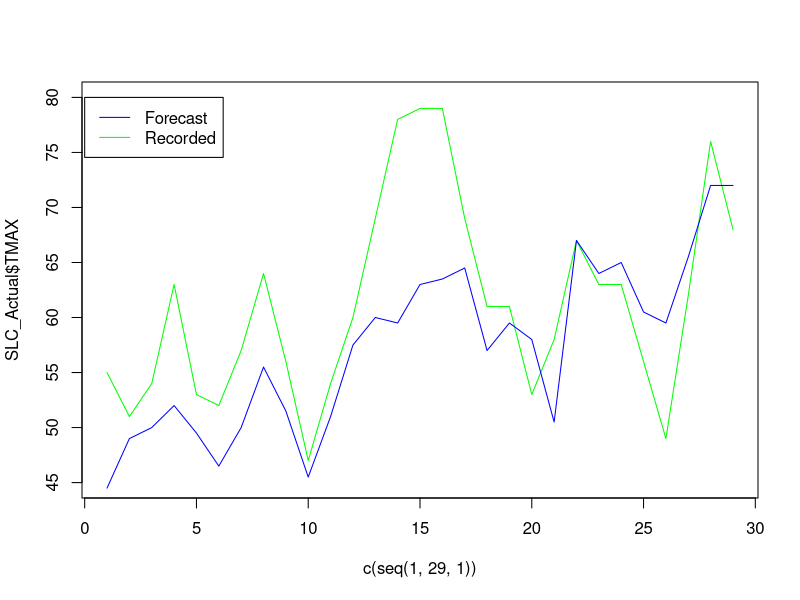
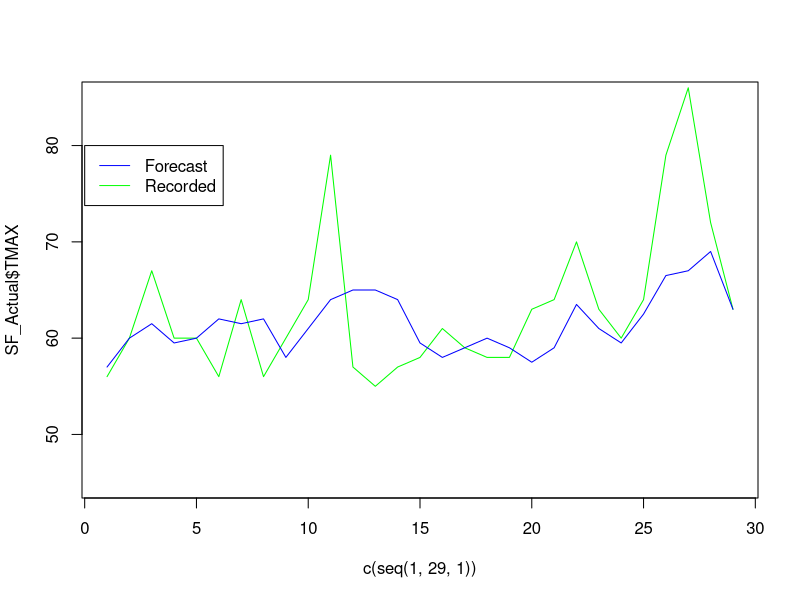
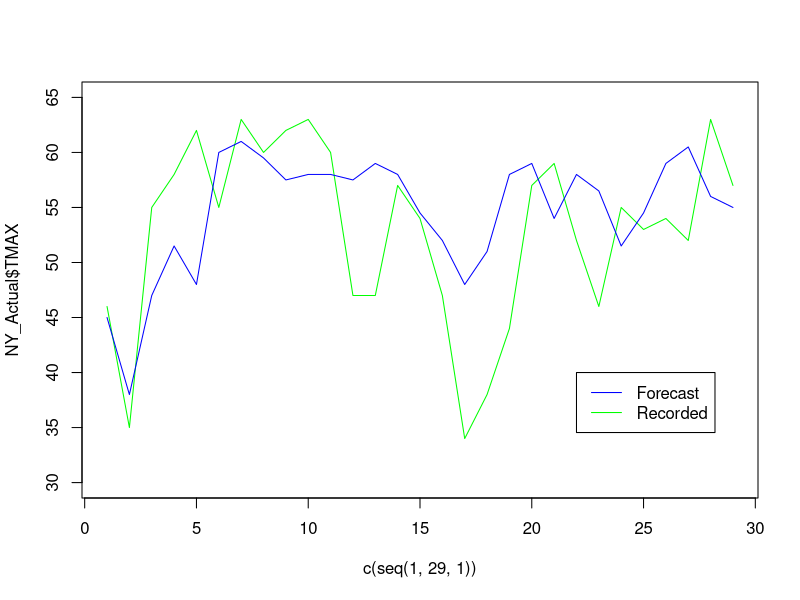
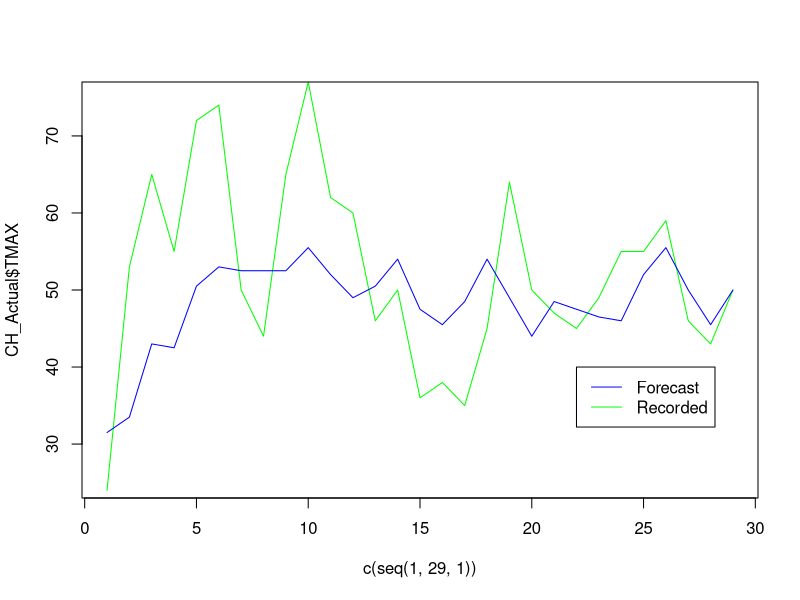
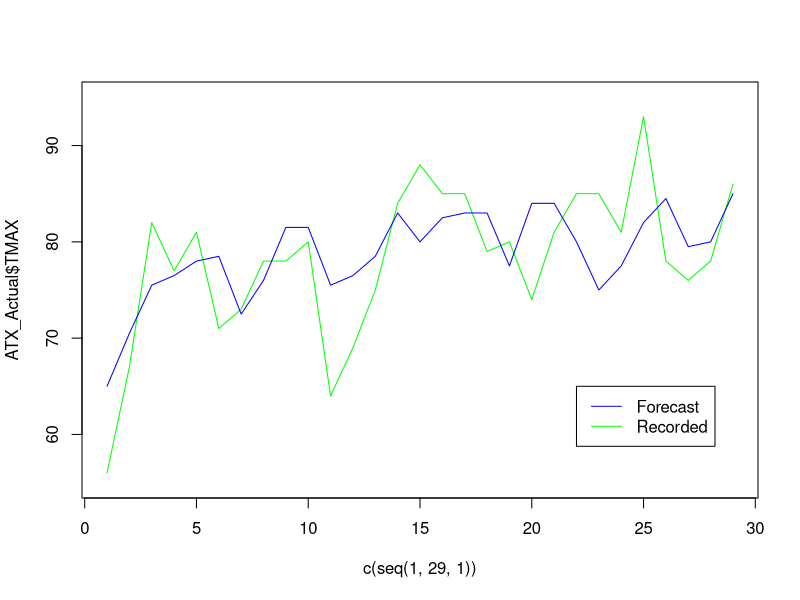

R code for these plots, in order:
## ---- chunk 1
knitr::opts_chunk$set(echo = TRUE)
#Forecasts
SLC_Forecast <- read.csv("forecast_data/SLC_forecast.csv")
KSL_Forecast <- read.csv("forecast_data/KSL_forecast.csv")
NY_Forecast <- read.csv("forecast_data/NY_forecast.csv")
CHI_Forecast <- read.csv("forecast_data/CHI_forecast.csv")
ATX_Forecast <- read.csv("forecast_data/ATX_forecast.csv")
SF_Forecast <- read.csv("forecast_data/SF_forecast.csv")
#Actual temperatures
SLC_Actual <- read.csv("actualTemp_data/SLC_ActualTemp.csv")
NY_Actual <- read.csv("actualTemp_data/NY_ActualTemp.csv")
CH_Actual <- read.csv("actualTemp_data/CH_ActualTemp.csv")
ATX_Actual <- read.csv("actualTemp_data/ATX_ActualTemp.csv")
SF_Actual <- read.csv("actualTemp_data/SF_ActualTemp.csv")
## ---- chunk 2
head(KSL_Forecast)
## ---- chunk 3
KSL_hi_forecast <- KSL_Forecast$X14[c(seq(1,57,2))]
KSL_hi_forecast_diff <- SLC_Actual$TMAX - KSL_hi_forecast
KSL_lo_forecast <- KSL_Forecast$X14[c(seq(2,58,2))]
KSL_lo_forecast_diff <- SLC_Actual$TMIN - KSL_lo_forecast
SLC_hi_forecast <- SLC_Forecast$X14[c(seq(1,57,2))]
SLC_hi_forecast_diff <- SLC_Actual$TMAX - SLC_hi_forecast
SLC_lo_forecast <- SLC_Forecast$X14[c(seq(2,58,2))]
SLC_lo_forecast_diff <- SLC_Actual$TMIN - SLC_lo_forecast
## ---- chunk 4
t.test(KSL_hi_forecast_diff, conf.level = 0.95)
## ---- chunk 5
t.test(KSL_lo_forecast_diff, conf.level = 0.95)
## ---- chunk 6
t.test(SLC_hi_forecast_diff, conf.level = 0.95)
## ---- chunk 7
t.test(SLC_lo_forecast_diff, conf.level = 0.95)
## ---- chunk 8
SLC_forecastMean <- (SLC_Forecast$X20[c(seq(1,57,2))]+SLC_Forecast$X19[c(seq(1,57,2))])/2
plot(c(seq(1,29,1)), SLC_Actual$TMAX, type = "l", col = "green", ylim = c(45,80))
lines(c(seq(1,29,1)), SLC_forecastMean, type = "l", col = "blue")
legend(0,80, legend=c('Forecast', 'Recorded'),col=c('blue', 'green'), lty = 1)
## ---- chunk 9
t.test(SLC_Actual$TMAX, SLC_forecastMean, conf.level = .95)
## ---- chunk 10
SF_forecastMean <- (SF_Forecast$X20[c(seq(1,57,2))]+SF_Forecast$X19[c(seq(1,57,2))])/2
plot(c(seq(1,29,1)), SF_Actual$TMAX, type = "l", col = "green", ylim = c(45,85))
lines(c(seq(1,29,1)), SF_forecastMean, type = "l", col = "blue")
legend(0,80, legend=c('Forecast', 'Recorded'),col=c('blue', 'green'), lty = 1)
## ---- chunk 11
t.test(SF_Actual$TMAX, SF_forecastMean, conf.level = .95)
## ---- chunk 12
NY_forecastMean <- (NY_Forecast$X20[c(seq(1,57,2))]+NY_Forecast$X19[c(seq(1,57,2))])/2
plot(c(seq(1,29,1)), NY_Actual$TMAX, type = "l", col = "green", ylim = c(30,65))
lines(c(seq(1,29,1)), NY_forecastMean, type = "l", col = "blue")
legend(22,40, legend=c('Forecast', 'Recorded'),col=c('blue', 'green'), lty = 1)
## ---- chunk 13
t.test(NY_Actual$TMAX, NY_forecastMean, conf.level = .95)
## ---- chunk 14
CH_forecastMean <- (CHI_Forecast$X20[c(seq(1,57,2))]+CHI_Forecast$X19[c(seq(1,57,2))])/2
plot(c(seq(1,29,1)), CH_Actual$TMAX, type = "l", col = "green", ylim = c(25,75))
lines(c(seq(1,29,1)), CH_forecastMean, type = "l", col = "blue")
legend(22,40, legend=c('Forecast', 'Recorded'),col=c('blue', 'green'), lty = 1)
## ---- chunk 15
t.test(CH_Actual$TMAX, CH_forecastMean, conf.level = .95)
## ---- chunk 16
ATX_forecastMean <- (ATX_Forecast$X20[c(seq(1,57,2))]+ATX_Forecast$X19[c(seq(1,57,2))])/2
plot(c(seq(1,29,1)), ATX_Actual$TMAX, type = "l", col = "green", ylim = c(55,95))
lines(c(seq(1,29,1)), ATX_forecastMean, type = "l", col = "blue")
legend(22,65, legend=c('Forecast', 'Recorded'),col=c('blue', 'green'), lty = 1)
## ---- chunk 17
t.test(ATX_Actual$TMAX, ATX_forecastMean, conf.level = .95)
